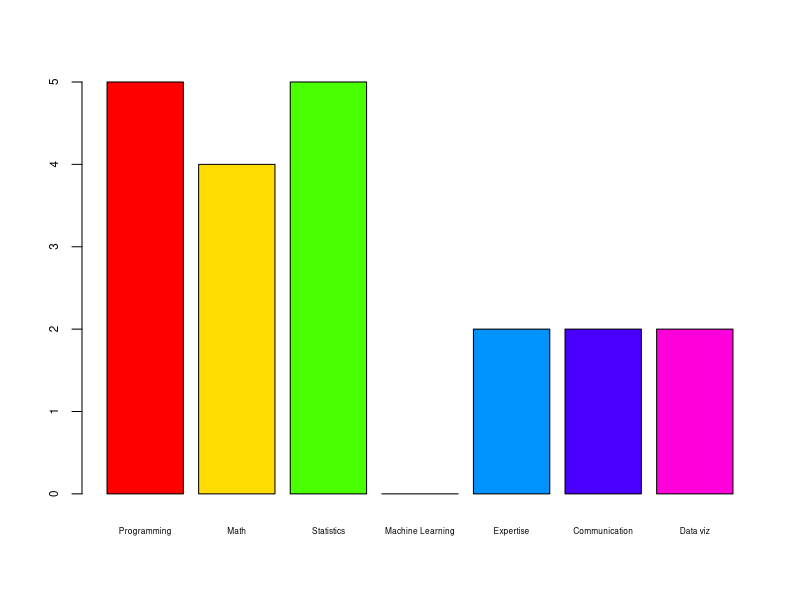

Write R code to recreate this figure.
## ---- chunk 1
skills <- c("Programming","Math", "Statistics","Machine Learning","Expertise","Communication","Data viz")
Ratings <- c(5,4,5,0,2,2,2)
## ---- chunk 2
barplot(Ratings, names.arg = skills,cex.names=0.5,cex.axis=0.7,col=rainbow(7))
